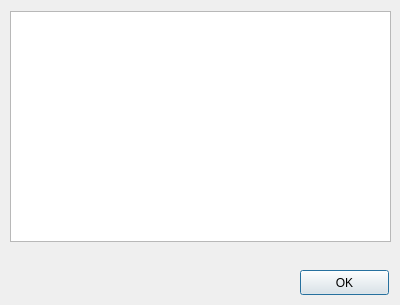
<?xml version="1.0" encoding="UTF-8"?>
<ui version="4.0">
 <class>SearchWindow</class>
 <widget class="QDialog" name="SearchWindow">
  <property name="geometry">
   <rect>
    <x>0</x>
    <y>0</y>
    <width>400</width>
    <height>305</height>
   </rect>
  </property>
  <property name="windowTitle">
   <string>Dialog</string>
  </property>
  <widget class="QListWidget" name="listWidget">
   <property name="geometry">
    <rect>
     <x>10</x>
     <y>11</y>
     <width>381</width>
     <height>231</height>
    </rect>
   </property>
  </widget>
  <widget class="QPushButton" name="btnOK">
   <property name="geometry">
    <rect>
     <x>300</x>
     <y>270</y>
     <width>89</width>
     <height>25</height>
    </rect>
   </property>
   <property name="text">
    <string>OK</string>
   </property>
  </widget>
 </widget>
 <resources/>
 <connections/>
</ui>
